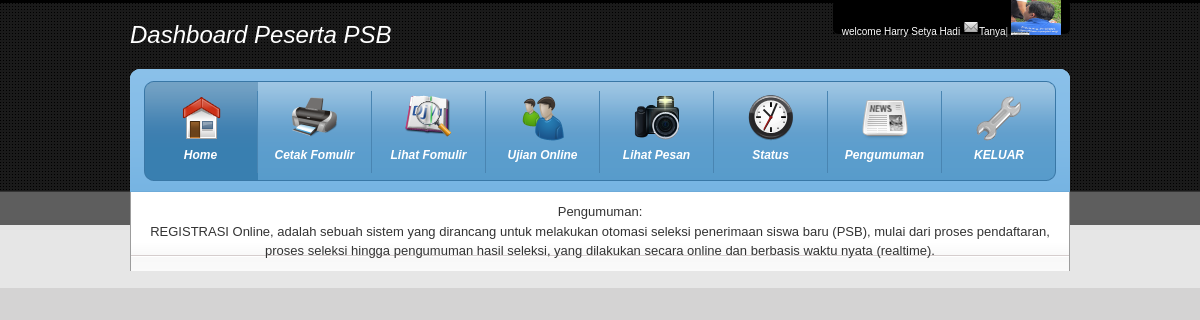
Screenshot of /info.php (signed in) with the database file from the repository.
### tables this page shows
CREATE TABLE IF NOT EXISTS `siswa` (
  `id` int(11) NOT NULL AUTO_INCREMENT,
  `no_reg` varchar(15) NOT NULL,
  `foto` varchar(50) NOT NULL DEFAULT 'img/default.jpg',
  `status` varchar(25) NOT NULL DEFAULT '1',
  `langkah` int(11) NOT NULL DEFAULT '0',
  PRIMARY KEY (`id`)
);

CREATE TABLE IF NOT EXISTS `sistem` (
  `id` int(11) NOT NULL AUTO_INCREMENT,
  `anoun` varchar(500) NOT NULL,
  `file_log` varchar(20) NOT NULL DEFAULT 'log.txt',
  PRIMARY KEY (`id`)
);

### info.php (the view, shortened to what this page needs)
<?php
$nama=$_SESSION['nama'];
$iden=$_SESSION['identitas'];
?>
<?php include 'header2.php';?>
<table width='750' cellpadding='3' cellspacing='2' border='1' align='center' id='profil'>
    <div class="grid_16" id="content"><center>Pengumuman:</br><?php sambung();
$anoun=mysql_fetch_array(mysql_query("select anoun from sistem"));
echo $anoun['anoun']; ?></div>
</table>
</body>
</html>

### header2.php (shortened to what this page needs)
<!DOCTYPE html PUBLIC "-//W3C//DTD XHTML 1.0 Transitional//EN" "http://www.w3.org/TR/xhtml1/DTD/xhtml1-transitional.dtd">
<html xmlns="http://www.w3.org/1999/xhtml">
<head>
<link rel="stylesheet" type="text/css" href="panitia/css/960.css" />
<link rel="stylesheet" type="text/css" href="panitia/css/reset.css" />
<link rel="stylesheet" type="text/css" href="panitia/css/text.css" />
<link rel="stylesheet" type="text/css" href="panitia/css/blue.css" />
<link type="text/css" href="panitia/css/smoothness/ui.css" rel="stylesheet" />
</head>
<body>
<div class="container_16" id="1wrapper">
	<div class="grid_8" id="logo">Dashboard Peserta PSB</div>
    <div class="grid_8">
      <div id="user_tools"><span><a> welcome <? echo $nama;?><a 150px;' onClick="window.open('panitia/pesan.php?mode=kirim','popupwindow','scrollbars=yes, width=400,height=400');">
                          <img src='img/icon/amplop.png' width='16' height='16'>Tanya</a>|<a>
                        <?php
                         $sq=mysql_query("select foto from siswa where no_reg='$iden'");
                         $f=mysql_fetch_array($sq);
                         echo "<img src='".$f['foto']."' width='50' height='35'></br>";
                        ?>
                </a></span></div>
    </div>
<div class="grid_16" id="header">
<div id="menu">
	<ul class="group" id="menu_group_main">
		<li class="item first" id="two"><a href="langkah2.php" class="main current"><span class="outer"><span class="inner dashboard">Home</span></span></a></li>
        <li class="item middle" id="two"><a href="print-form.php?print=ya&no_reg=<?php echo $iden; ?>"<span class="main"><span class="outer"><span class="inner print">Cetak Fomulir</span></span></a></li>
        <li class="item middle" id="three"><a onclick='window.location="?hal=stat"' href='print-form.php?no_reg=<?php echo $iden; ?>'><span class="outer"><span class="inner view">Lihat Fomulir</span></span></a></li>
        <li class="item middle" id="four"><a onclick='window.location="?hal=list"' href='ujian.php' class="main"><span class="outer"><span class="inner users">Ujian Online</span></span></a></li>
		<li class="item middle" id="five"><a onclick='window.location="?hal=hasil"' href='pesan.php' class="main"><span class="outer"><span class="inner media_library">Lihat Pesan</span></span></a></li>
		<li class="item middle" id="six"><a onclick='window.location="?hal=pengumuman"' href='status.php' class="main"><span class="outer"><span class="inner event_manager">Status</span></span></a></li>
		<li class="item middle" id="seven"><a onclick='window.location="?hal=soal"' href='info.php' class="main"><span class="outer"><span class="inner newsletter">Pengumuman</span></span></a></li>
    		<li class="item last" id="eight"><a onclick='window.location="?hal=log"' href='?sesi=selesai' class="main"><span class="outer"><span class="inner settings">KELUAR</span></span></a></li>
	</ul>
</div>
</div>

### panitia/css/960.css (style rules this page uses)
.container_12,.container_16 { margin-left:auto;margin-right:auto;width:960px }
.grid_1,.grid_2,.grid_3,.grid_4,.grid_5,.grid_6,.grid_7,.grid_8,.grid_9,.grid_10,.grid_11,.grid_12,.grid_13,.grid_14,.grid_15,.grid_16 { display:inline;float:left;margin-left:10px;margin-right:10px }
.container_12 .grid_6,.container_16 .grid_8 { width:460px }
.container_12 .grid_12,.container_16 .grid_16 { width:940px }

### panitia/css/text.css (style rules this page uses)
body { font:13px/1.5 "Trebuchet MS", Arial, Helvetica, sans-serif }
ul { list-style:disc }
li { margin-left:0px }
p,dl,hr,h1,h2,h3,h4,h5,h6,ol,ul,pre,table,address,fieldset { margin-bottom:20px }

### panitia/css/blue.css (style rules this page uses)
body { background:url(../images/bg.gif) repeat-x left top #d4d3d3; font-family:"Trebuchet MS", Arial, Helvetica, sans-serif; font-size: 13px; color: #333; }
a, a:active, a:link, a:visited { text-decoration:none; color: #069; }
#logo { font-size:24px; font-style:italic; font-weight:normal; color:white; line-height:69px; }
#header { background:url(../images/bg_header_blue.gif) left top no-repeat; height:123px; }
#content { background:url(../images/bg_content.gif) left top repeat-x #FFFFFF; width:938px !important; border-left:1px solid #9c9c9c; border-right:1px solid #9c9c9c; padding: 10px 0px; }
#user_tools { background:url(../images/bg_usertools_right.gif) right top no-repeat; height:34px; padding-right:9px; float:right; }
#user_tools span { background:url(../images/bg_usertools_left.gif) left top no-repeat #000000; height:34px; padding-left:9px; line-height: 34px; font-size:10px; color: #b0b0b0; display:block; float:right; }
#user_tools a { color: #FFF; text-decoration:none; }
#menu { float: left; }
#menu ul.group { margin: 12px 0px 0px 14px; padding: 0px 0px 0px; list-style: none; float: left; z-index:4; }
#menu ul.group li { display: inline; float: left; position: static; z-index: 5; margin-left:0px !important; }
#menu ul.group li a { display: block; float: left; height: 100px; width: 114px; overflow:hidden; font-size: 12px; font-weight: bold; font-style: italic; color: white; text-decoration:none; text-align:center; z-index:6; }
#menu ul.group li a * { cursor: pointer; }
#menu ul.group li a span.outer { display: block; height: 90px; padding-top: 10px }
#menu ul.group li a span.inner { display: block; padding: 55px 10px 9px 10px; white-space: nowrap; background-repeat: no-repeat; background-position: 50% 3px; }
#menu ul.group li a { background:url('../images/navigation_background_blue.gif') repeat-x top left; }
#menu ul.group li.first a { background:url('../images/navigation_first_blue.gif') no-repeat top left; }
#menu ul.group li.last a { background:url('../images/navigation_last_blue.gif') no-repeat top right; }
#menu ul.group li.last a span.inner { border: none !important; }
#menu ul.group li a:hover, #menu ul.group li a.hover { background-position: bottom left; text-decoration: none; }
#menu ul.group li.last a:hover, #menu ul.group li.last a.hover { background-position: bottom right; }
#menu ul.group li a.current { background-position: bottom left; text-decoration: none; }
#menu ul.group li.first a.current { background-position: bottom left; }
#menu ul.group li a span.inner { border-right: 1px solid #4985b2; }
#menu .dashboard { background-image: url(../images/icon_dashboard.png); background-repeat: no-repeat; }
#menu .print { background-image: url(../../img/icon/print2.png); background-repeat: no-repeat; }
#menu .view { background-image: url(../../img/icon/view.png); background-repeat: no-repeat; }
#menu .users { background-image: url(../images/icon_users.png); background-repeat: no-repeat; }
#menu .media_library { background-image: url(../images/icon_media.png); background-repeat: no-repeat; }
#menu .event_manager { background-image: url(../images/icon_clock.png); background-repeat: no-repeat; }
#menu .newsletter { background-image: url(../images/icon_news.png); background-repeat: no-repeat; }
#menu .settings { background-image: url(../images/icon_settings.png); background-repeat: no-repeat; }

### rows the page displays
siswa: foto (picture)
sistem: anoun "REGISTRASI Online, adalah sebuah sistem yang dirancang untuk melakukan otomasi seleksi penerimaan siswa baru (PSB), mulai dari proses pendaftaran, proses seleksi hingga pengumuman hasil seleksi, yang dilakukan secara online dan berbasis waktu nyata (realtime)."

### other values shown
$nama "Harry Setya Hadi"
